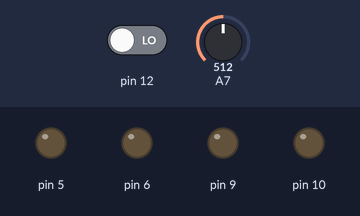
The sketch below on a simulated Arduino Nano, built with avr-gcc and run on an emulated ATmega328P. Parts: output pins drawn as LEDs (lit = HIGH). The inputs (shaded band) are chosen by the test bench; at power-on: pin 12 LOW, A7 = 512. What the sketch prints to the serial monitor is not drawn.

Above: at 1.2 s.
1.3 s: pin 12 driven HIGH
At 2.2 s:
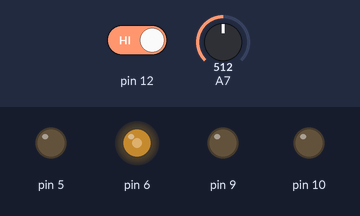
2.8 s: A7 set to 716
At 3.4 s:
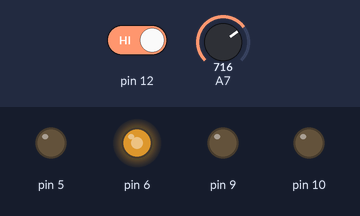
4.3 s: A7 set to 900
At 5.5 s:
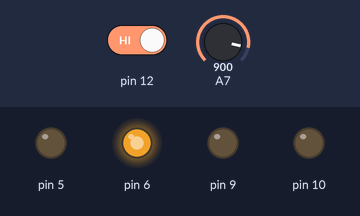
5.8 s: A7 set to 122
At 6.9 s:
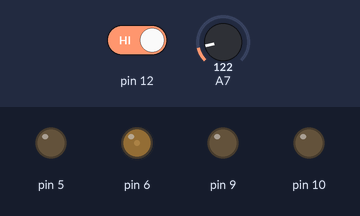
Timing chart, 0 to 8.8 s (numbered marks = the images above; inputs shaded):
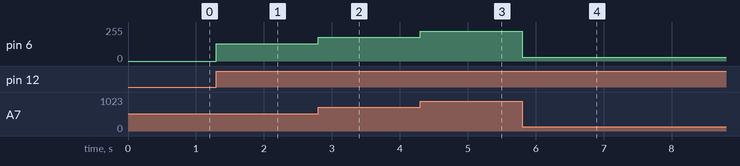

The sketch:

arduin-code.ino
```cpp
int light0_value = 0, light1_value = 0, light2_value = 0, light3_value = 0;
int remoteflag = 1;

void setup() {
  Serial.begin(115200);

  // CRITICAL: Shortens the wait time for Serial functions
  Serial.setTimeout(10);

  pinMode(5, OUTPUT);
  pinMode(6, OUTPUT);
  pinMode(9, OUTPUT);
  pinMode(10, OUTPUT);
  pinMode(12, INPUT);
}

void loop() {
  // Local Mode
  if(digitalRead(12) == HIGH){
    int light3_analog_value = analogRead(A7) / 4;

    // Slight deadzone handling
    if (light3_analog_value > 5) {
      analogWrite(6, light3_analog_value);
    } else {
      analogWrite(6, 0);
    }

    remoteflag = 1;

    if (Serial.available() > 0){
      // Consume buffer quickly so it doesn't hang
      String dump = Serial.readString();
      Serial.print("Received: ");
      Serial.print(dump);
      Serial.println(" - Device in local mode.");
    }
  }
  // Remote Mode
  else {
    if(remoteflag == 1){
      Serial.println("Device is in remote mode.");
      remoteflag = 0;
    }

    if(Serial.available() >= 12){ // Only read if the full 12-character packet is there
      light0_value = Serial.parseInt();
      light1_value = Serial.parseInt();
      light2_value = Serial.parseInt();
      light3_value = Serial.parseInt();

      analogWrite(5, light0_value);
      analogWrite(6, light1_value);
      analogWrite(9, light2_value);
      analogWrite(10, light3_value);
    }
  }
}
```

Measured:
- after the input at 1.3 s, pin 6: 0/255 → 128/255 at once
- after the input at 2.8 s, pin 6: 128/255 → 179/255 at once
- after the input at 4.3 s, pin 6: 179/255 → 225/255 at once
- after the input at 5.8 s, pin 6: 225/255 → 30/255 at once
